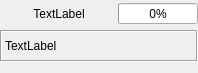
<?xml version="1.0" encoding="UTF-8"?>
<ui version="4.0">
 <class>Quest</class>
 <widget class="QWidget" name="Quest">
  <property name="geometry">
   <rect>
    <x>0</x>
    <y>0</y>
    <width>198</width>
    <height>73</height>
   </rect>
  </property>
  <property name="windowTitle">
   <string>Form</string>
  </property>
  <layout class="QGridLayout" name="gridLayout">
   <property name="leftMargin">
    <number>0</number>
   </property>
   <property name="topMargin">
    <number>3</number>
   </property>
   <property name="rightMargin">
    <number>0</number>
   </property>
   <property name="horizontalSpacing">
    <number>0</number>
   </property>
   <property name="verticalSpacing">
    <number>6</number>
   </property>
   <item row="0" column="0">
    <widget class="QLabel" name="title">
     <property name="frameShape">
      <enum>QFrame::NoFrame</enum>
     </property>
     <property name="frameShadow">
      <enum>QFrame::Raised</enum>
     </property>
     <property name="text">
      <string>TextLabel</string>
     </property>
     <property name="alignment">
      <set>Qt::AlignCenter</set>
     </property>
     <property name="wordWrap">
      <bool>true</bool>
     </property>
    </widget>
   </item>
   <item row="0" column="1">
    <widget class="QProgressBar" name="progressBar">
     <property name="minimumSize">
      <size>
       <width>80</width>
       <height>21</height>
      </size>
     </property>
     <property name="maximumSize">
      <size>
       <width>80</width>
       <height>21</height>
      </size>
     </property>
     <property name="value">
      <number>0</number>
     </property>
     <property name="alignment">
      <set>Qt::AlignCenter</set>
     </property>
     <property name="format">
      <string>%p%</string>
     </property>
    </widget>
   </item>
   <item row="1" column="0" colspan="2">
    <widget class="QLabel" name="description">
     <property name="frameShape">
      <enum>QFrame::Box</enum>
     </property>
     <property name="frameShadow">
      <enum>QFrame::Sunken</enum>
     </property>
     <property name="text">
      <string>TextLabel</string>
     </property>
     <property name="wordWrap">
      <bool>true</bool>
     </property>
    </widget>
   </item>
  </layout>
 </widget>
 <resources/>
 <connections/>
</ui>
